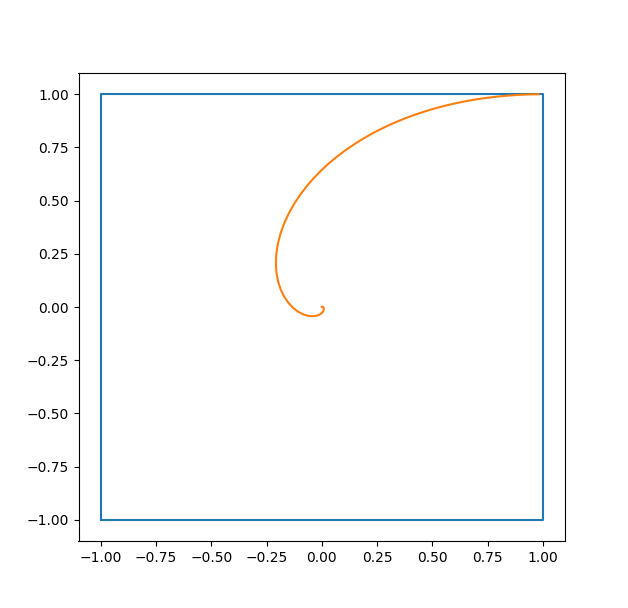

The Python source for this figure:
import numpy as np
import matplotlib.pyplot as plt
import cmath

v1 = np.array([[-1j],[1]])
v2 = np.array([[1j],[1]])
c1 = 0.5*(1+1j)
c2 = 0.5*(1-1j)

def y(t):
    return c1*cmath.exp(-(1+1j)*t)*v1+c2*cmath.exp((-1+1j)*t)*v2

timesteps = [2**x/100 for x in np.arange(0,30,0.1)]
data = [y(t) for t in timesteps]
datax = np.array([value.item(0) for value in data])
datay = np.array([value.item(1) for value in data])

print(datax, datay)

plt.plot([-1,1,1,-1,-1],[-1,-1,1,1,-1])

plt.plot(datax, datay)
plt.show()
